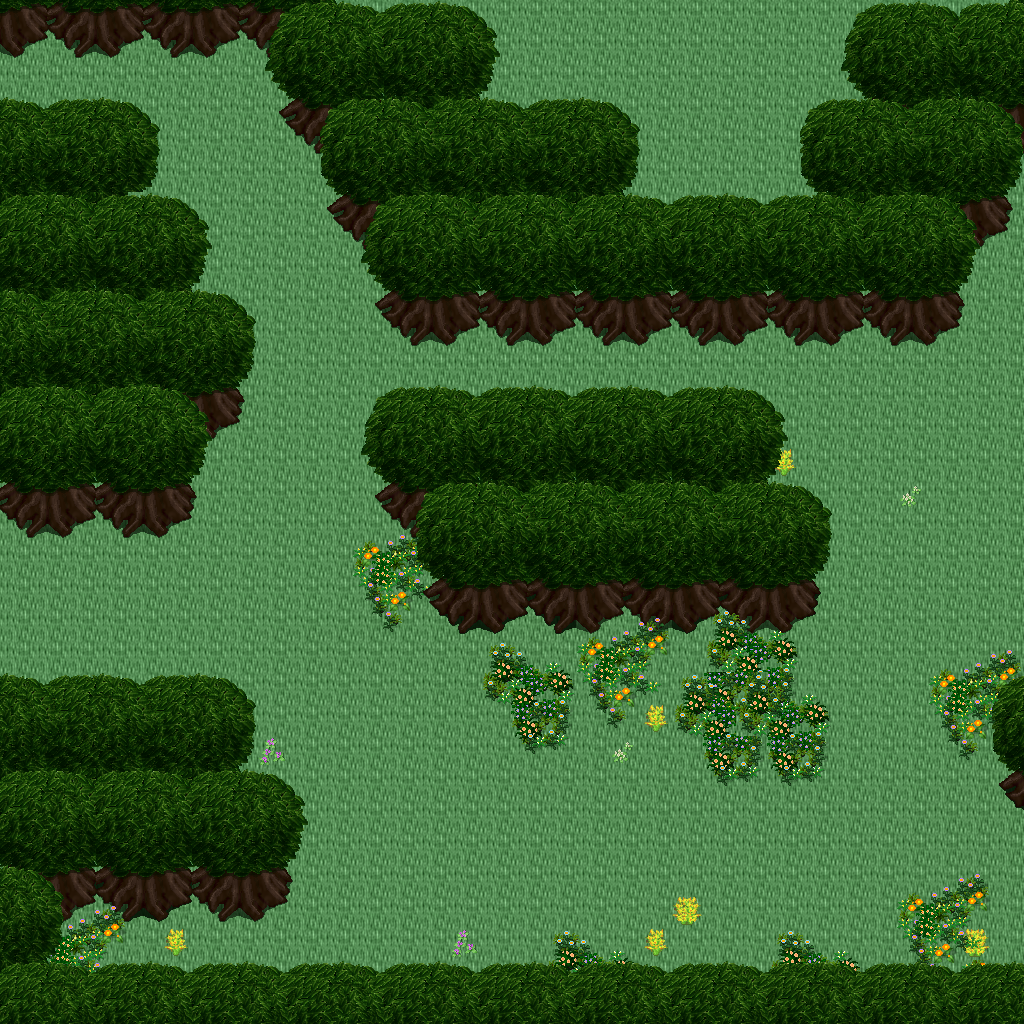

Rendered tile map (Tiled .tmx) drawn with the repository's tilesets; below, a short description and the map source with its tile grids summarised:
An orthogonal 32x32 tile map with 32x32 px tiles, 5 tile layers (Ground, Objects, Objects2, Above, ...), 1 hidden layer not drawn, 14 tilesets.

<map version="1.10" tiledversion="1.11.0" orientation="orthogonal" renderorder="right-down" width="32" height="32" tilewidth="32" tileheight="32" infinite="0" nextlayerid="11" nextobjectid="1">
 <tileset firstgid="1" name="ground_ground" tilewidth="32" tileheight="32" tilecount="33" columns="3">
  <image source="../drawable/ground_ground.png" width="96" height="352" />
 </tileset>
 <tileset firstgid="34" name="plant_tree_tree_darkgreen" tilewidth="32" tileheight="32" tilecount="88" columns="8">
  <image source="../drawable/plant_tree_tree_darkgreen.png" width="256" height="352" />
 </tileset>
 <tileset firstgid="122" name="plant_tree_tree_green" tilewidth="32" tileheight="32" tilecount="88" columns="8">
  <image source="../drawable/plant_tree_tree_green.png" width="256" height="352" />
 </tileset>
 <tileset firstgid="210" name="logic_creature_elf" tilewidth="32" tileheight="32" tilecount="16" columns="8">
  <image source="../drawable/logic_creature_elf.png" width="256" height="64" />
 </tileset>
 <tileset firstgid="226" name="logic_creature_animal" tilewidth="32" tileheight="32" tilecount="32" columns="8">
  <image source="../drawable/logic_creature_animal.png" width="256" height="128" />
 </tileset>
 <tileset firstgid="258" name="logic_portal" tilewidth="32" tileheight="32" tilecount="24" columns="8">
  <image source="../drawable/logic_portal.png" width="256" height="96" />
 </tileset>
 <tileset firstgid="282" name="logic_collision" tilewidth="32" tileheight="32" tilecount="1" columns="1">
  <image source="../drawable/logic_collision.png" width="32" height="32" />
 </tileset>
 <tileset firstgid="283" name="logic_item_herb" tilewidth="32" tileheight="32" tilecount="5" columns="5">
  <image source="../drawable/logic_item_herb.png" width="160" height="32" />
 </tileset>
 <tileset firstgid="288" name="logic_creature_mythical_being" tilewidth="32" tileheight="32" tilecount="24" columns="8">
  <image source="../drawable/logic_creature_mythical_being.png" width="256" height="96" />
 </tileset>
 <tileset firstgid="312" name="plant_flower_small_flower_bed_2" tilewidth="32" tileheight="32" tilecount="12" columns="3">
  <image source="../drawable/plant_flower_small_flower_bed_2.png" width="96" height="128" />
 </tileset>
 <tileset firstgid="324" name="plant_flower_small_flower_bed" tilewidth="32" tileheight="32" tilecount="12" columns="3">
  <image source="../drawable/plant_flower_small_flower_bed.png" width="96" height="128" />
 </tileset>
 <tileset firstgid="336" name="plant_flower_pointed_yellow" tilewidth="32" tileheight="32" tilecount="2" columns="2">
  <image source="../drawable/plant_flower_pointed_yellow.png" width="64" height="32" />
 </tileset>
 <tileset firstgid="338" name="plant_flower_polyanthus" tilewidth="32" tileheight="32" tilecount="3" columns="3">
  <image source="../drawable/plant_flower_polyanthus.png" width="96" height="32" />
 </tileset>
 <tileset firstgid="341" name="building_huts" tilewidth="32" tileheight="32" tilecount="338" columns="26">
  <image source="../drawable/building_huts.png" width="832" height="416" />
 </tileset>
 <layer id="1" name="Ground" width="32" height="32">
  <data>[1024 cells, 1024 non-empty, 1 distinct tile ids]</data>
 </layer>
 <layer id="2" name="Objects" width="32" height="32">
  <data>[1024 cells, 116 non-empty, 43 distinct tile ids]</data>
 </layer>
 <layer id="3" name="Objects2" width="32" height="32">
  <data>[1024 cells, 205 non-empty, 44 distinct tile ids]</data>
 </layer>
 <layer id="4" name="Above" width="32" height="32">
  <data>[1024 cells, 439 non-empty, 46 distinct tile ids]</data>
 </layer>
 <layer id="5" name="Above2" width="32" height="32">
  <data>[1024 cells, 22 non-empty, 2 distinct tile ids]</data>
 </layer>
 <layer id="6" name="Walkable" width="32" height="32" visible="0">
  <data>[1024 cells, 488 non-empty, 1 distinct tile ids]</data>
 </layer>
 <objectgroup id="7" name="Mapevents" />
 <objectgroup id="8" name="Spawn" />
 <objectgroup id="9" name="Keys" />
 <objectgroup id="10" name="Replace" />
</map>
